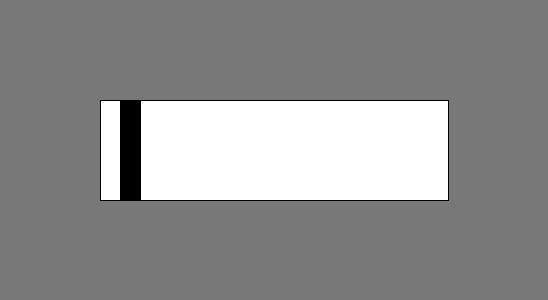
Frame 1 (no input)
Frame 60 (the mouse pressed at the canvas centre just before this capture): identical to frame 1, image omitted
Frame 120 (the mouse held since frame 60 and released just before this capture): identical to frame 1, image omitted

The Processing sketch that drew this single still picture (run headless with seeded random() and noise(); from frame 60 on, the mouse is pressed at the canvas centre):

// Processing sketch: Static
// ── Static.pde
int totalPages = 348;
int pageStart = 20;
int pageEnd = 40;
int positionX = 0;
int positionY = 0;

boolean mouseHover = false;


void setup() {
  //ask for user input here
  size(548, 300);
  background(120);
  rectMode(CENTER);
  rect(width/2, height/2, totalPages, 100);
  int pageStart = 20;
  int pageEnd = 40;
  line(100 + pageStart, 100, 100 + pageStart, 200);
  line(100 + pageEnd, 100, 100 + pageEnd, 200);
  rectMode(CORNER);
  fill(0);
  rect(100 + pageStart, 100, pageEnd - pageStart, 100);
}

void draw() {
  /*if (mouseHover == true) {
    println("yes");
  }*/
}

void mousePressed() {
  if (mouseX > 100 + pageStart && mouseX< 100 + pageEnd && mouseY>100 && mouseY<200) {
    println("You've already read pages " + pageStart + " - " + pageEnd);
  }
}


/*boolean mouseHover (int pageStart, int pageEnd) {
  if (mouseX >= 100 + 20 && mouseX <= 100 + 40 && 
    mouseY >= 100 && mouseY <= 200) {
    return true;
  } else {
    return false;
  }
}
*/
